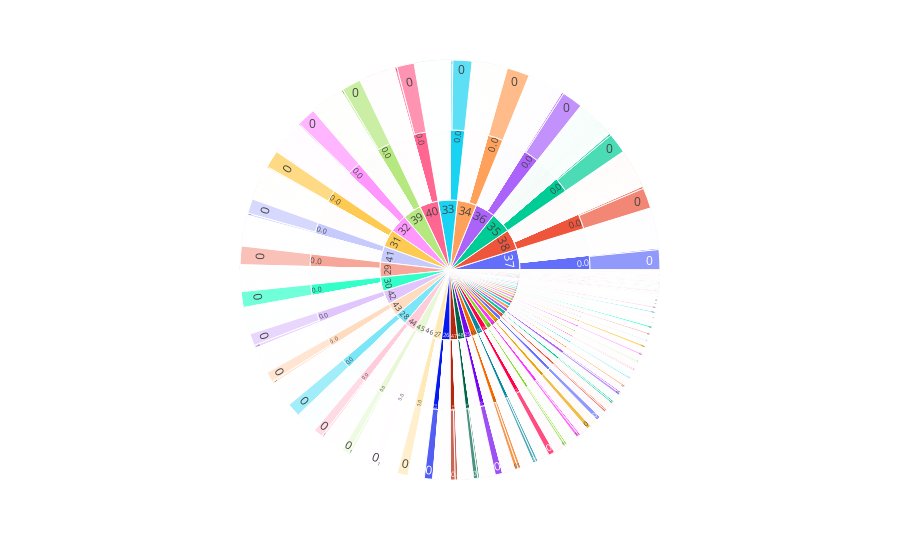

The notebook cell saved with this chart:
### Markdown cell above
## Observation
---
- Age is the only feature that shows a meaningful correlation with the target Exited in this matrix.

- The rest of the features may still be useful in a model, but they don’t show strong linear relationships with Exited.

### Code cell
# sunburst chart
df_sunburst = df.groupby(["Age", "Balance", "Exited"]).size().reset_index(name='counts')

fig11 = px.sunburst(df_sunburst, path=["Age", "Balance", "Exited"], values='counts')
fig11.show()

### Figure 1 — Plotly figure (JSON) as saved in the notebook; plotly's stock layout.template omitted (floating-point values rounded to 4 significant figures; data arrays with more than 128 entries replaced by an {"elided": "..."} marker saying what was removed)
{"data": [{"branchvalues": "total", "domain": {"x": [0, 1], "y": [0, 1]}, "hovertemplate": "labels=%{label}<br>counts=%{value}<br>parent=%{parent}<br>id=%{id}<extra></extra>", "ids": {"elided": "13018 str values"}, "labels": {"elided": "13018 str values"}, "name": "", "parents": {"elided": "13018 str values"}, "type": "sunburst", "values": {"elided": "13018 int values"}}], "layout": {"legend": {"tracegroupgap": 0}, "margin": {"t": 60}}}
